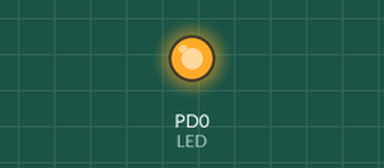
The program below on a simulated ATmega168, built with avr-gcc and emulated at 8 MHz. Parts: output pins drawn as LEDs (lit = HIGH).

Above: at 0.05 s.
At 2.0 s:
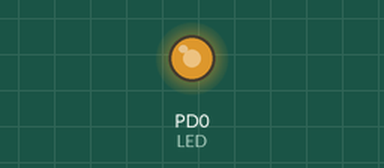
At 3.0 s:
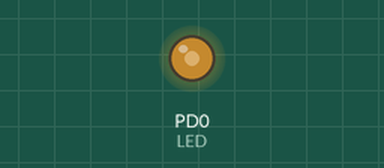
At 4.0 s:
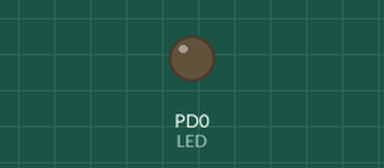
Timing chart, 0 to 5.2 s (numbered marks = the images above):
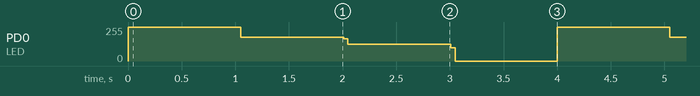

Measured:
- by itself, PD0 (LED): ramps from 255/255 to 0/255 and jumps back, once every 4.0 s

The program:

main.cpp
```cpp
/*
 * Oppgave_6_2.cpp
 *
 * Created: 24/10/2026 11:53:13
 * Author : nazar
 */

#define F_CPU 8000000UL

#include <avr/io.h>
#include <util/delay.h>
#include <stdint.h>

constexpr uint32_t f_10Hz = 10;
constexpr uint32_t f_20Hz = 20;
constexpr uint32_t f_30Hz = 30;
constexpr uint32_t f_35Hz = 35;
constexpr uint32_t f_100Hz = 100;
constexpr uint32_t f_200Hz = 200;

constexpr uint32_t valgtFrekvens = f_200Hz; // Her velges det en passende frekvens slik at LEDen ikke flimrer

constexpr double periode = 1000000.0 / valgtFrekvens;

int main(void)
{
	PORTD |= (1 << PD0); // siden pin PD0 skal sinke skal den først settes HØY for at LEDen skal være av
	DDRD |= (1 << PD0);

	while (1)
	{

		// 0% styrke i ca. 1 sekund
		for (int i = 0; i < static_cast<int>(valgtFrekvens); i++){
			PORTD |= (1 << PD0); // LED av
			_delay_us(periode);
		}
		// 30% styrke i ca. 1 sekund
		for (int i = 0; i < static_cast<int>(valgtFrekvens); i++){
			PORTD &= ~(1 << PD0); // LED på
			_delay_us(periode*0.3);

			PORTD |= (1 << PD0);  // LED av
			_delay_us(periode*0.7);
		}
		// 50% styrke i ca. 1 sekund
		for (int i = 0; i < static_cast<int>(valgtFrekvens); i++){
			PORTD &= ~(1 << PD0); // LED på
			_delay_us(periode*0.5);

			PORTD |= (1 << PD0);  // LED av
			_delay_us(periode*0.5);
		}
		// 100% styrke i ca. 1 sekund
		for (int i = 0; i < static_cast<int>(valgtFrekvens); i++){
			PORTD &= ~(1 << PD0); // LED på
			_delay_us(periode);
		}

	}
}
```
